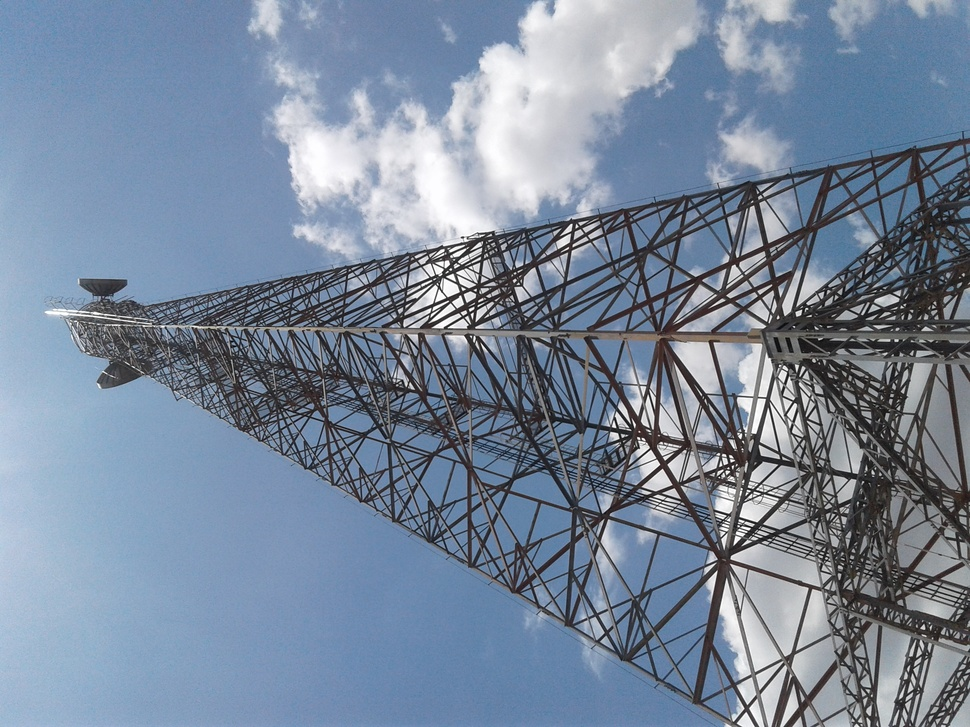
#> input picture assets/20191109_112944.jpg, 970 x 727 px, shrunk from 2576 x 1932 before the run; its folder holds only this picture in this run
$ python grain_images.py
#> lines starting #> are read from the running program, lines starting #| are printed output that depends on the picture
#!/usr/bin/env python3
"""
Script to create heavy-grain grayscale copies of all original images in the assets folder using pure Python & PIL while preserving original files.
"""

import os
import random
from PIL import Image

VALID_EXTENSIONS = ('.jpg', '.jpeg', '.png', '.webp', '.JPG', '.JPEG', '.PNG', '.WEBP')

def add_heavy_film_grain(gray_img, intensity=38):
    """
    Applies authentic heavy film grain noise to a grayscale image using Gaussian noise.
    """
    gray_img = gray_img.convert('L')
    pixels = list(gray_img.getdata())

    grained_pixels = []
    for p in pixels:
        noise = random.gauss(0, intensity)
        val = int(p + noise)
        grained_pixels.append(max(0, min(255, val)))

    grained_img = Image.new('L', gray_img.size)
    grained_img.putdata(grained_pixels)
    return grained_img

def process_assets_folder(assets_dir, intensity=38):
#> called with assets_dir = 'assets', intensity = 38
    if not os.path.exists(assets_dir):
        print(f"Error: Assets directory not found at {assets_dir}")
        return

    files = sorted(os.listdir(assets_dir))
    processed_count = 0

    for filename in files:
        if not filename.endswith(VALID_EXTENSIONS):
            continue

        # Skip derivative files (already binarized or already grained)
        if '_bin' in filename or '_grain' in filename:
            continue

        file_path = os.path.join(assets_dir, filename)
        if not os.path.isfile(file_path):
            continue

        name, ext = os.path.splitext(filename)
        output_filename = f"{name}_grain{ext}"
        output_path = os.path.join(assets_dir, output_filename)

        try:
            with Image.open(file_path) as img:
#> img is the input picture: PIL image 970x727 RGB; mean R, G, B 120.8, 135.9, 155.8
                gray = img.convert('L')
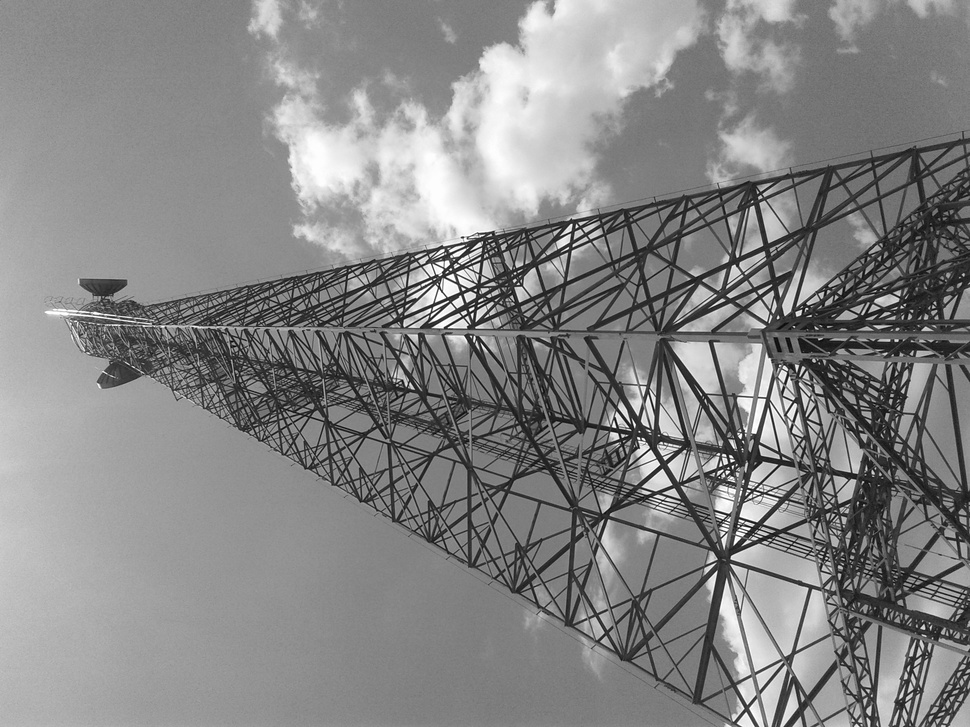
#> gray: PIL image 970x727 L; min 3, max 255, mean 133.7
                grained_img = add_heavy_film_grain(gray, intensity=intensity)
#> in add_heavy_film_grain, `pixels = list(gray_img.getdata())`: pixels = 705190 items
#> the loop in add_heavy_film_grain, `for p in pixels:` made 705190 passes
#> (p, noise, val) on passes 1 to 3: (124, 35.79, 159), (140, -53.07, 86), (144, -25.83, 118)
#> in add_heavy_film_grain, `grained_img = Image.new('L', gray_img.size)`: grained_img: PIL image 970x727 L; every value is 0
#> in add_heavy_film_grain, `grained_img.putdata(grained_pixels)`:
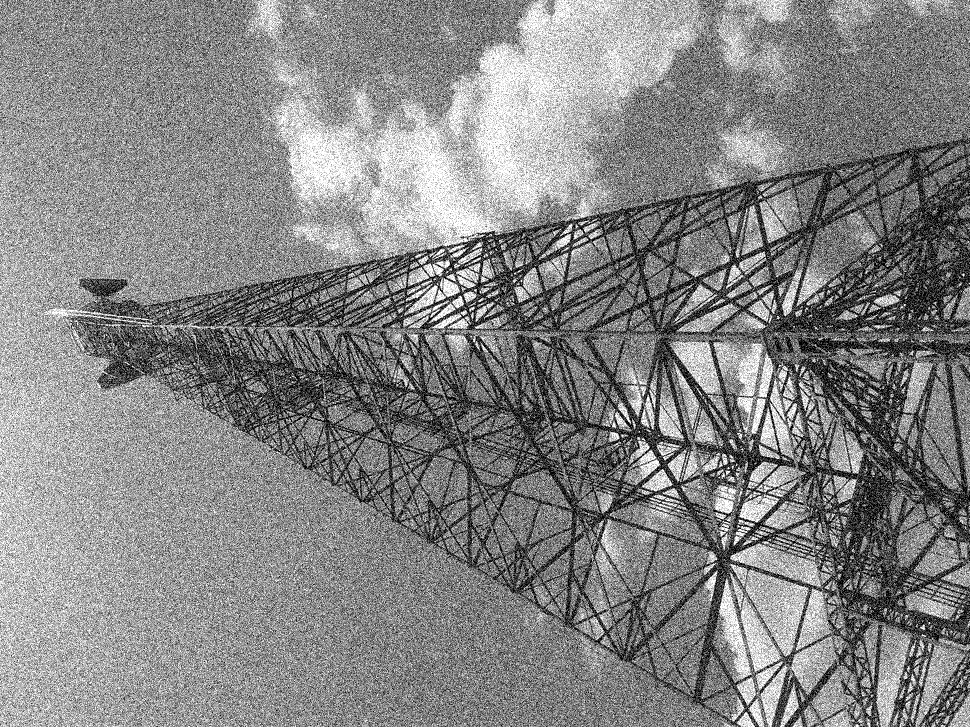
#> grained_img: PIL image 970x727 L; min 0, max 255, mean 133.1

                # Save grained grayscale image
                if ext.lower() == '.webp':
                    grained_img.save(output_path, 'WEBP', quality=90)
                elif ext.lower() in ('.jpg', '.jpeg'):
                    grained_img.save(output_path, 'JPEG', quality=90)
                else:
                    grained_img.save(output_path)

                print(f"[SUCCESS] Processed: {filename} -> {output_filename} (Grain Intensity: {intensity})")
                processed_count += 1
        except Exception as e:
            print(f"[ERROR] Failed to process {filename}: {e}")

    print(f"\nCompleted: {processed_count} grainy grayscale images created. Originals preserved.")

if __name__ == '__main__':
    current_dir = os.path.dirname(os.path.abspath(__file__))
    assets_directory = os.path.join(current_dir, 'assets')
    process_assets_folder(assets_directory, intensity=38)
